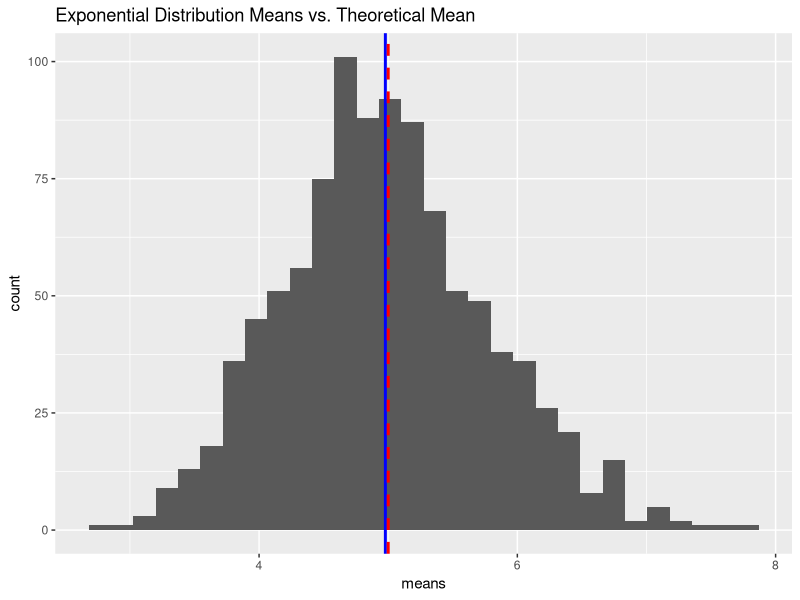
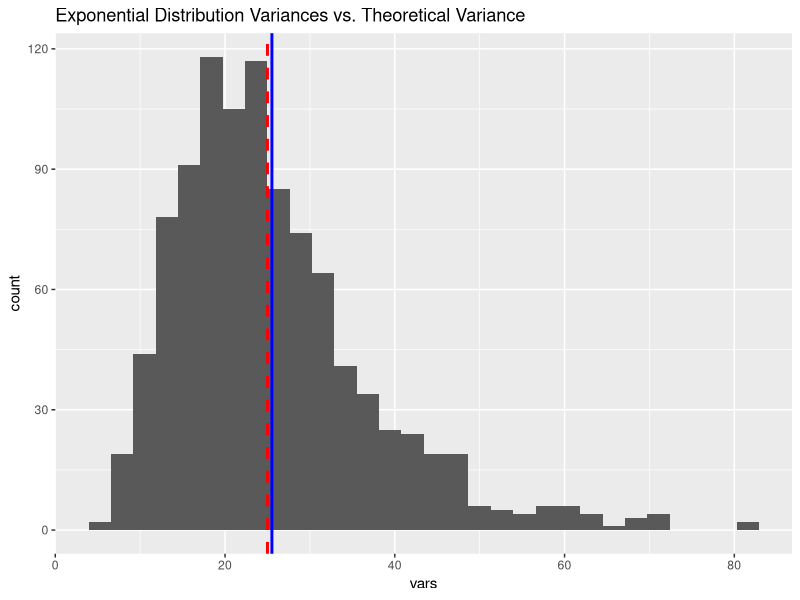
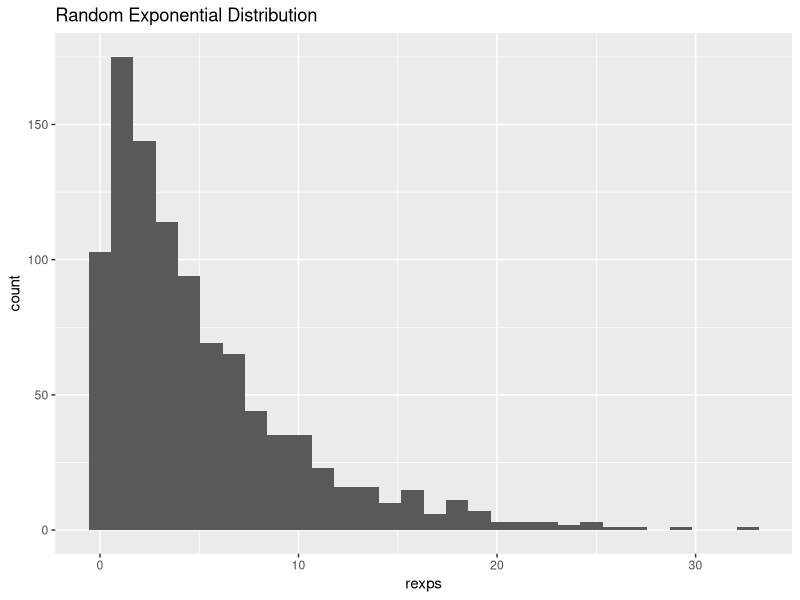
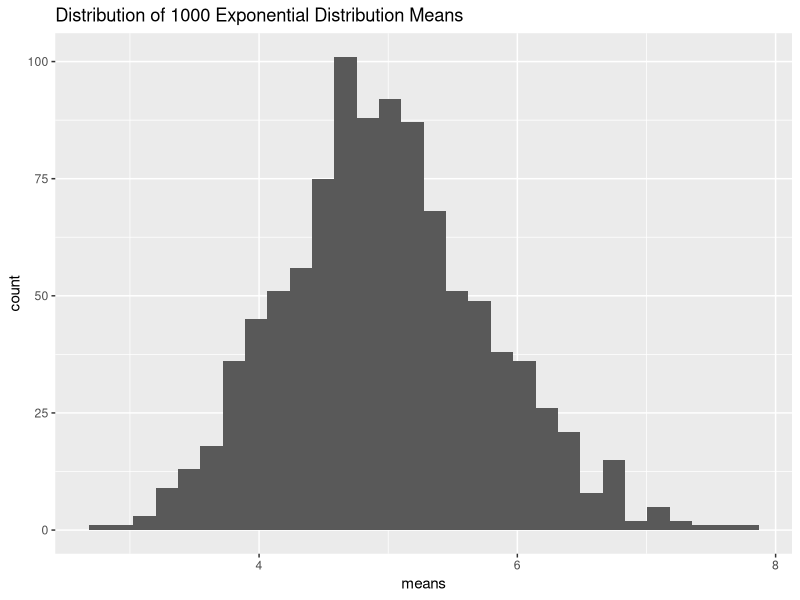

Write the R code that produced these figures, in order.
## ---- chunk 1
knitr::opts_chunk$set(echo = TRUE)
## ---- chunk 2

# Simulate means of the exponential distribution
means <- NULL
for(i in 1:1000) means <- c(means, mean(rexp(n = 40, rate = 0.2)))

# Simulate variances of the exponential distribution
vars <- NULL
for(i in 1:1000) vars <- c(vars, var(rexp(n = 40, rate = 0.2)))

## ---- chunk 3

# Create a plot
means <- data.frame(means)

library(ggplot2)
ggplot(data = means, aes(means)) + 
        geom_histogram() + 
        geom_vline(aes(xintercept = (mean(means))),
            color="blue", linetype = "solid", size = 1) + 
        geom_vline(aes(xintercept = 5),
            color="red", linetype = "dashed", size = 1) + 
        labs(title = "Exponential Distribution Means vs. Theoretical Mean")

## ---- chunk 4

# Create a plot
vars <- data.frame(vars)

ggplot(data = vars, aes(vars)) + 
        geom_histogram() + 
        geom_vline(aes(xintercept = (mean(vars))),
            color="blue", linetype = "solid", size = 1) + 
        geom_vline(aes(xintercept = 25),
            color="red", linetype = "dashed", size = 1) + 
        labs(title = "Exponential Distribution Variances vs. Theoretical Variance")

## ---- chunk 5

# Create data
rexps <- rexp(n = 1000, rate = 0.2)

## ---- chunk 6

# Create a plot

rexps <- data.frame(rexps)

ggplot(data = rexps, aes(rexps)) + 
        geom_histogram() + 
        labs(title = "Random Exponential Distribution")

## ---- chunk 7

# Create a plot
ggplot(data = means, aes(means)) + 
        geom_histogram() + 
        labs(title = "Distribution of 1000 Exponential Distribution Means")

